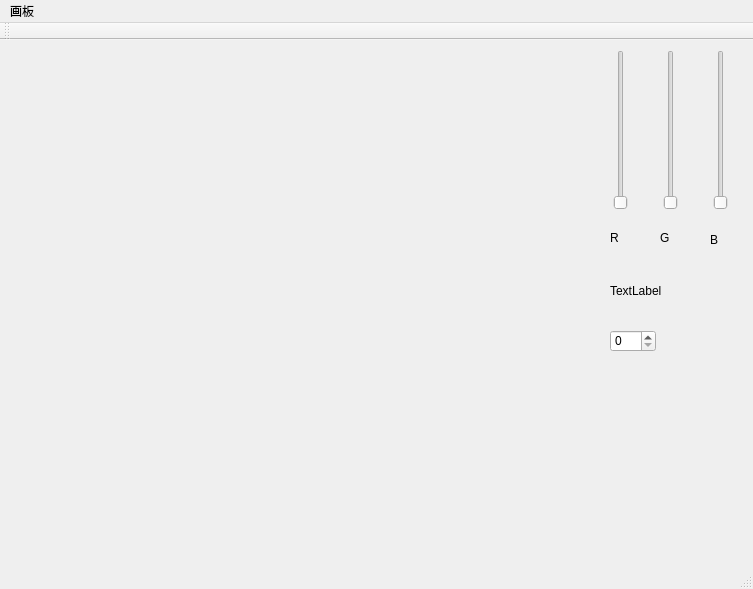
<?xml version="1.0" encoding="UTF-8"?>
<ui version="4.0">
 <class>MainWindow</class>
 <widget class="QMainWindow" name="MainWindow">
  <property name="geometry">
   <rect>
    <x>0</x>
    <y>0</y>
    <width>753</width>
    <height>589</height>
   </rect>
  </property>
  <property name="windowTitle">
   <string>MainWindow</string>
  </property>
  <widget class="QWidget" name="centralWidget">
   <widget class="QWidget" name="widget_3" native="true">
    <property name="geometry">
     <rect>
      <x>600</x>
      <y>0</y>
      <width>151</width>
      <height>521</height>
     </rect>
    </property>
    <widget class="QSlider" name="verticalSlider">
     <property name="geometry">
      <rect>
       <x>10</x>
       <y>10</y>
       <width>22</width>
       <height>160</height>
      </rect>
     </property>
     <property name="orientation">
      <enum>Qt::Vertical</enum>
     </property>
    </widget>
    <widget class="QSlider" name="verticalSlider_2">
     <property name="geometry">
      <rect>
       <x>60</x>
       <y>10</y>
       <width>22</width>
       <height>160</height>
      </rect>
     </property>
     <property name="orientation">
      <enum>Qt::Vertical</enum>
     </property>
    </widget>
    <widget class="QSlider" name="verticalSlider_3">
     <property name="geometry">
      <rect>
       <x>110</x>
       <y>10</y>
       <width>22</width>
       <height>160</height>
      </rect>
     </property>
     <property name="orientation">
      <enum>Qt::Vertical</enum>
     </property>
    </widget>
    <widget class="QLabel" name="label">
     <property name="geometry">
      <rect>
       <x>10</x>
       <y>190</y>
       <width>31</width>
       <height>16</height>
      </rect>
     </property>
     <property name="text">
      <string>R</string>
     </property>
     <property name="textFormat">
      <enum>Qt::RichText</enum>
     </property>
     <property name="scaledContents">
      <bool>false</bool>
     </property>
    </widget>
    <widget class="QLabel" name="label_2">
     <property name="geometry">
      <rect>
       <x>60</x>
       <y>190</y>
       <width>41</width>
       <height>16</height>
      </rect>
     </property>
     <property name="text">
      <string>G</string>
     </property>
     <property name="textFormat">
      <enum>Qt::RichText</enum>
     </property>
     <property name="scaledContents">
      <bool>false</bool>
     </property>
    </widget>
    <widget class="QLabel" name="label_3">
     <property name="geometry">
      <rect>
       <x>110</x>
       <y>190</y>
       <width>41</width>
       <height>20</height>
      </rect>
     </property>
     <property name="text">
      <string>B</string>
     </property>
     <property name="textFormat">
      <enum>Qt::RichText</enum>
     </property>
     <property name="scaledContents">
      <bool>false</bool>
     </property>
    </widget>
    <widget class="QLabel" name="label_4">
     <property name="geometry">
      <rect>
       <x>10</x>
       <y>230</y>
       <width>131</width>
       <height>41</height>
      </rect>
     </property>
     <property name="text">
      <string>TextLabel</string>
     </property>
    </widget>
    <widget class="QSpinBox" name="spinBox">
     <property name="geometry">
      <rect>
       <x>10</x>
       <y>290</y>
       <width>46</width>
       <height>22</height>
      </rect>
     </property>
    </widget>
   </widget>
   <widget class="MyWidget" name="widget" native="true">
    <property name="geometry">
     <rect>
      <x>0</x>
      <y>0</y>
      <width>591</width>
      <height>521</height>
     </rect>
    </property>
   </widget>
  </widget>
  <widget class="QMenuBar" name="menuBar">
   <property name="geometry">
    <rect>
     <x>0</x>
     <y>0</y>
     <width>753</width>
     <height>26</height>
    </rect>
   </property>
   <widget class="QMenu" name="menu">
    <property name="title">
     <string>画板</string>
    </property>
   </widget>
   <addaction name="menu"/>
  </widget>
  <widget class="QToolBar" name="mainToolBar">
   <attribute name="toolBarArea">
    <enum>TopToolBarArea</enum>
   </attribute>
   <attribute name="toolBarBreak">
    <bool>false</bool>
   </attribute>
  </widget>
  <widget class="QStatusBar" name="statusBar"/>
 </widget>
 <layoutdefault spacing="6" margin="11"/>
 <customwidgets>
  <customwidget>
   <class>MyWidget</class>
   <extends>QWidget</extends>
   <header location="global">mywidget.h</header>
   <container>1</container>
  </customwidget>
 </customwidgets>
 <resources/>
 <connections/>
</ui>
